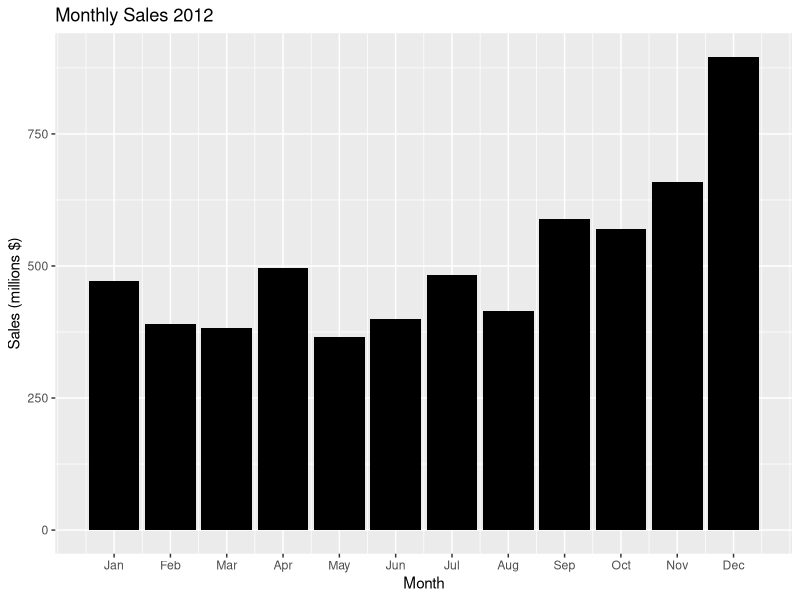

This figure's R source:

# ============================
# Analysis of 2012 Sales Data
# ============================

options(scipen = 999)

library(dplyr)
library(readxl)
library(ggplot2)
library(lubridate)

# Read in 2012 Weekly Sales ====================

# Get 2012 weekly sales
sales <- read_xlsx("RFundX_2017_M1_2_Sales_Regression.xlsx",
                  sheet = "All Data",
                  range = "a102:b154",
                  col_names = F)

# Rename columns
names(sales) <- c("Date", "Sales")

# Convert to Date format
sales$Date <- as.Date(sales$Date)

# Add month column
sales <- sales %>%
  mutate(Month = month(Date))

# Monthly sales
salesMonth <-sales %>%
  select(Month, Sales) %>%
  group_by(Month) %>%
  summarise(Monthly_Sales = sum(Sales))

# Add month Names
Month_Name <- with(salesMonth, month.abb[Month])
salesMonth <- cbind(salesMonth, Month_Name)

# Plot 2012 Monthly Sales
salesMonth %>%
  ggplot(aes(x = Month, y = Monthly_Sales/1000000)) +
  geom_bar(stat = "identity", fill = "black") +
  labs(title = "Monthly Sales 2012",
       x = "Month",
       y = "Sales (millions $)") +
  scale_x_continuous(breaks = salesMonth$Month,
                     labels = salesMonth$Month_Name)



